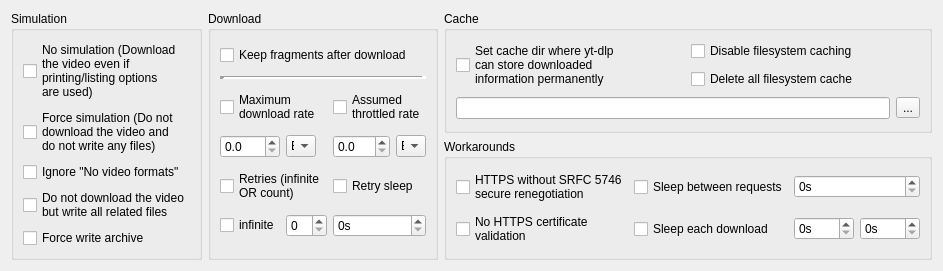
      <widget class="QWidget" name="tab_advanced">
       <attribute name="title">
        <string>Advanced</string>
       </attribute>
       <layout class="QGridLayout" name="gridLayout_13">
        <item row="0" column="0" rowspan="2">
         <widget class="QGroupBox" name="groupBox_simulation">
          <property name="title">
           <string>Simulation</string>
          </property>
          <layout class="QGridLayout" name="gridLayout_15">
           <item row="1" column="0">
            <widget class="QCheckBox" name="checkBox_simulation_no_simulate">
             <property name="text">
              <string>No simulation (Download
the video even if
printing/listing options
are used)</string>
             </property>
            </widget>
           </item>
           <item row="6" column="0" colspan="2">
            <widget class="QCheckBox" name="checkBox_simulation_skip_download">
             <property name="text">
              <string>Do not download the video
but write all related files</string>
             </property>
            </widget>
           </item>
           <item row="5" column="0" colspan="2">
            <widget class="QCheckBox" name="checkBox_simulation_ignore_error">
             <property name="text">
              <string>Ignore &quot;No video formats&quot;</string>
             </property>
            </widget>
           </item>
           <item row="7" column="0">
            <widget class="QCheckBox" name="checkBox_simulation_write_archive">
             <property name="text">
              <string>Force write archive</string>
             </property>
            </widget>
           </item>
           <item row="2" column="0">
            <widget class="QCheckBox" name="checkBox_simulation_simulate">
             <property name="text">
              <string>Force simulation (Do not
download the video and
do not write any files)</string>
             </property>
            </widget>
           </item>
          </layout>
         </widget>
        </item>
        <item row="1" column="3">
         <widget class="QGroupBox" name="groupBox_workaround">
          <property name="title">
           <string>Workarounds</string>
          </property>
          <layout class="QGridLayout" name="gridLayout_18">
           <item row="0" column="0">
            <widget class="QCheckBox" name="checkBox_workaround_legacy">
             <property name="text">
              <string>HTTPS without SRFC 5746
secure renegotiation</string>
             </property>
            </widget>
           </item>
           <item row="0" column="1">
            <widget class="QCheckBox" name="checkBox_workaround_sleep_requests">
             <property name="text">
              <string>Sleep between requests</string>
             </property>
            </widget>
           </item>
           <item row="1" column="0">
            <widget class="QCheckBox" name="checkBox_workaround_no_certificates">
             <property name="text">
              <string>No HTTPS certificate
validation</string>
             </property>
            </widget>
           </item>
           <item row="1" column="1">
            <widget class="QCheckBox" name="checkBox_workaround_sleep_interval">
             <property name="text">
              <string>Sleep each download</string>
             </property>
            </widget>
           </item>
           <item row="1" column="2">
            <widget class="QSpinBox" name="spinBox_workaround_sleep_interval_min">
             <property name="toolTip">
              <string>minimum in seconds</string>
             </property>
             <property name="suffix">
              <string>s</string>
             </property>
             <property name="maximum">
              <number>9999</number>
             </property>
             <property name="singleStep">
              <number>100</number>
             </property>
            </widget>
           </item>
           <item row="1" column="3">
            <widget class="QSpinBox" name="spinBox_workaround_sleep_interval_max">
             <property name="toolTip">
              <string>maximum in seconds</string>
             </property>
             <property name="suffix">
              <string>s</string>
             </property>
             <property name="maximum">
              <number>9999</number>
             </property>
             <property name="singleStep">
              <number>100</number>
             </property>
            </widget>
           </item>
           <item row="0" column="2" colspan="2">
            <widget class="QSpinBox" name="spinBox_workaround_sleep_requests">
             <property name="toolTip">
              <string>in seconds</string>
             </property>
             <property name="suffix">
              <string>s</string>
             </property>
             <property name="maximum">
              <number>9999</number>
             </property>
             <property name="singleStep">
              <number>100</number>
             </property>
            </widget>
           </item>
          </layout>
         </widget>
        </item>
        <item row="0" column="3">
         <widget class="QGroupBox" name="groupBox_cache">
          <property name="title">
           <string>Cache</string>
          </property>
          <layout class="QGridLayout" name="gridLayout_17">
           <item row="0" column="1">
            <widget class="QCheckBox" name="checkBox_cache_no_cache">
             <property name="text">
              <string>Disable filesystem caching</string>
             </property>
            </widget>
           </item>
           <item row="2" column="0" colspan="2">
            <widget class="QWidget" name="widget_cache_path" native="true">
             <property name="sizePolicy">
              <sizepolicy hsizetype="Preferred" vsizetype="Fixed">
               <horstretch>0</horstretch>
               <verstretch>0</verstretch>
              </sizepolicy>
             </property>
             <layout class="QHBoxLayout" name="horizontalLayout_3">
              <property name="leftMargin">
               <number>0</number>
              </property>
              <property name="topMargin">
               <number>0</number>
              </property>
              <property name="rightMargin">
               <number>0</number>
              </property>
              <property name="bottomMargin">
               <number>0</number>
              </property>
              <item>
               <widget class="QLineEdit" name="lineEdit_cache_path"/>
              </item>
              <item>
               <widget class="QToolButton" name="toolButton_cache_path">
                <property name="text">
                 <string>...</string>
                </property>
               </widget>
              </item>
             </layout>
            </widget>
           </item>
           <item row="1" column="1">
            <widget class="QCheckBox" name="checkBox_cache_rm_cache">
             <property name="text">
              <string>Delete all filesystem cache</string>
             </property>
            </widget>
           </item>
           <item row="0" column="0" rowspan="2">
            <widget class="QCheckBox" name="checkBox_cache">
             <property name="text">
              <string>Set cache dir where yt-dlp
can store downloaded
information permanently</string>
             </property>
            </widget>
           </item>
          </layout>
         </widget>
        </item>
        <item row="0" column="1" rowspan="2">
         <widget class="QGroupBox" name="groupBox_download">
          <property name="title">
           <string>Download</string>
          </property>
          <layout class="QGridLayout" name="gridLayout_25">
           <item row="3" column="1">
            <widget class="QComboBox" name="comboBox_download_max_rate">
             <property name="sizePolicy">
              <sizepolicy hsizetype="Fixed" vsizetype="Fixed">
               <horstretch>0</horstretch>
               <verstretch>0</verstretch>
              </sizepolicy>
             </property>
             <property name="maximumSize">
              <size>
               <width>30</width>
               <height>16777215</height>
              </size>
             </property>
             <item>
              <property name="text">
               <string>B</string>
              </property>
             </item>
             <item>
              <property name="text">
               <string>K</string>
              </property>
             </item>
             <item>
              <property name="text">
               <string>M</string>
              </property>
             </item>
             <item>
              <property name="text">
               <string>G</string>
              </property>
             </item>
            </widget>
           </item>
           <item row="3" column="0">
            <widget class="QDoubleSpinBox" name="doubleSpinBox_download_max_rate">
             <property name="sizePolicy">
              <sizepolicy hsizetype="Minimum" vsizetype="Fixed">
               <horstretch>0</horstretch>
               <verstretch>0</verstretch>
              </sizepolicy>
             </property>
             <property name="decimals">
              <number>1</number>
             </property>
             <property name="maximum">
              <double>999.000000000000000</double>
             </property>
            </widget>
           </item>
           <item row="3" column="3">
            <widget class="QComboBox" name="comboBox_download_min_rate">
             <property name="sizePolicy">
              <sizepolicy hsizetype="Fixed" vsizetype="Fixed">
               <horstretch>0</horstretch>
               <verstretch>0</verstretch>
              </sizepolicy>
             </property>
             <property name="maximumSize">
              <size>
               <width>30</width>
               <height>16777215</height>
              </size>
             </property>
             <item>
              <property name="text">
               <string>B</string>
              </property>
             </item>
             <item>
              <property name="text">
               <string>K</string>
              </property>
             </item>
             <item>
              <property name="text">
               <string>M</string>
              </property>
             </item>
             <item>
              <property name="text">
               <string>G</string>
              </property>
             </item>
            </widget>
           </item>
           <item row="2" column="2" colspan="2">
            <widget class="QCheckBox" name="checkBox_download_min_rate">
             <property name="text">
              <string>Assumed
throttled rate</string>
             </property>
            </widget>
           </item>
           <item row="3" column="2">
            <widget class="QDoubleSpinBox" name="doubleSpinBox_download_min_rate">
             <property name="decimals">
              <number>1</number>
             </property>
             <property name="maximum">
              <double>999.000000000000000</double>
             </property>
            </widget>
           </item>
           <item row="2" column="0" colspan="2">
            <widget class="QCheckBox" name="checkBox_download_max_rate">
             <property name="text">
              <string>Maximum
download rate</string>
             </property>
            </widget>
           </item>
           <item row="4" column="2" colspan="2">
            <widget class="QCheckBox" name="checkBox_download_retry_sleep">
             <property name="text">
              <string>Retry sleep</string>
             </property>
            </widget>
           </item>
           <item row="4" column="0" colspan="2">
            <widget class="QCheckBox" name="checkBox_download_retries">
             <property name="text">
              <string>Retries (infinite
OR count)</string>
             </property>
            </widget>
           </item>
           <item row="5" column="1">
            <widget class="QSpinBox" name="spinBox_download_retries"/>
           </item>
           <item row="5" column="0">
            <widget class="QCheckBox" name="checkBox_download_retries_infinite">
             <property name="text">
              <string>infinite</string>
             </property>
            </widget>
           </item>
           <item row="1" column="0" colspan="4">
            <widget class="Line" name="line_download">
             <property name="lineWidth">
              <number>5</number>
             </property>
             <property name="orientation">
              <enum>Qt::Horizontal</enum>
             </property>
            </widget>
           </item>
           <item row="5" column="2" colspan="2">
            <widget class="QSpinBox" name="spinBox_download_retry_sleep">
             <property name="toolTip">
              <string/>
             </property>
             <property name="suffix">
              <string>s</string>
             </property>
            </widget>
           </item>
           <item row="0" column="0" colspan="4">
            <widget class="QCheckBox" name="checkBox_download_keep_fragments">
             <property name="text">
              <string>Keep fragments after download</string>
             </property>
            </widget>
           </item>
          </layout>
         </widget>
        </item>
       </layout>
      </widget>
